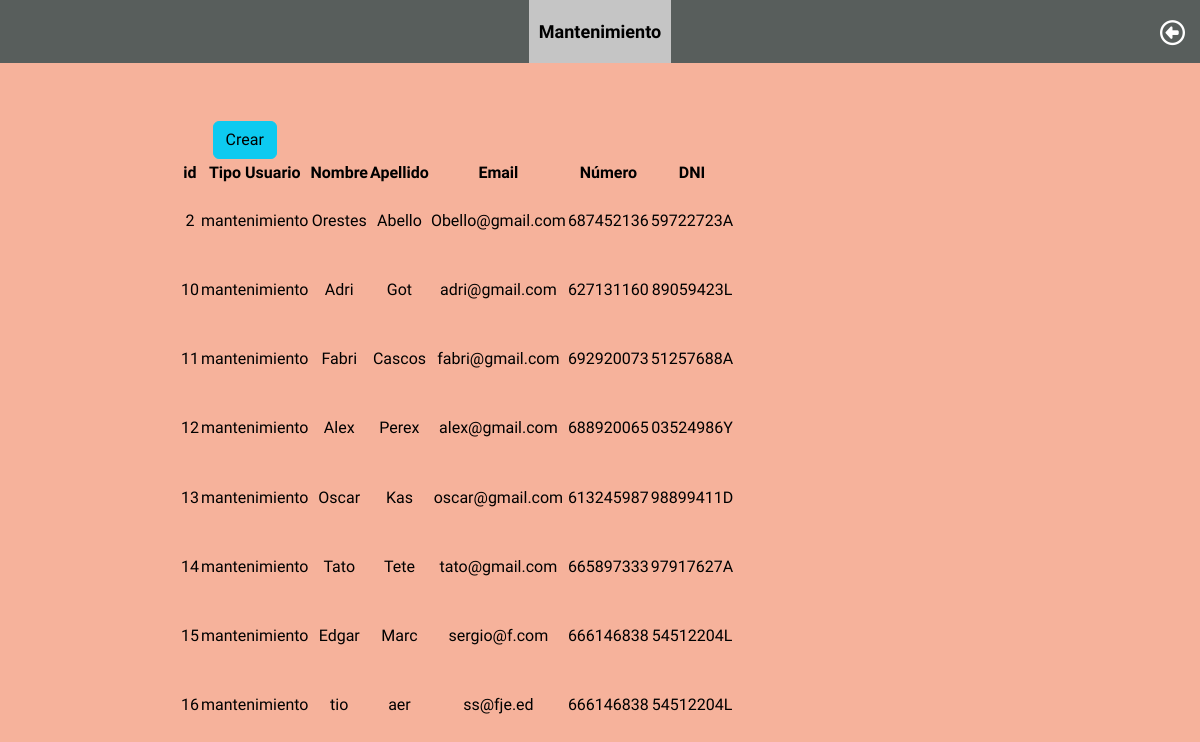
Screenshot of /view/mantenimiento.php (signed in) with the database file from the repository.
### tables this page shows
CREATE TABLE `tbl_usuarios` (
  `id` int(11) NOT NULL,
  `personal_usuario` enum('camarero','mantenimiento') NOT NULL,
  `nombre_usuario` varchar(20) NOT NULL,
  `apellido_usuario` varchar(30) NOT NULL,
  `email_usuario` varchar(30) NOT NULL,
  `password_usuario` varchar(300) NOT NULL,
  `telefono_usuario` char(9) NOT NULL,
  `dni_usuario` char(9) NOT NULL
);

### model/usuario.php (called while the page is built, shortened)
<?php
class Usuario {
     public static function getUsuariosMan(){
        include "conexion.php";
        $sql="SELECT * FROM tbl_usuarios where personal_usuario = 'mantenimiento'";
        $listaUsuarios = mysqli_query($conexion, $sql);
        return $listaUsuarios->fetch_all(MYSQLI_ASSOC);
    }
}

### view/mantenimiento.php (the view, shortened to what this page needs)
<!DOCTYPE html>
<html lang="en">
<head>
    <?php require_once './cabezera.html';
    include '../model/usuario.php';
    $listaUsuarios=Usuario::getUsuariosMan();
    ?>
</head>
<body>
    <div class="btn-group">
        <div class="nav-norm">
            <button type="button" value="activa" id="activa" class="btn btn-default">Mantenimiento</button>
        </div>
    </div>
    <a href="../" class="log nav-norm"><i class="fa-regular fa-circle-left"></i></a>
    <div class="background b-reserva">
        <div class="contenido tabla-res">
            <table style="text-align: center;" id="test">
                <thead>
                    <tr>
                        <th scope="col" colspan="2"><a href="formulario.php" ><button class="btn btn-info">Crear</button></a></th>
                    </tr>
                    <tr>
                        <th>id</th>
                        <th>Tipo Usuario</th>
                        <th>Nombre</th>
                        <th>Apellido</th>
                        <th>Email</th>
                        <th>Número</th>
                        <th>DNI</th>
                    </tr>
                </thead>
                <tbody id="tablaVer">
                <?php
                    foreach ($listaUsuarios as $registro){
                ?>
                <tr>
                        <td><?php echo"{$registro['id']}";?></td>
                        <td><?php echo"{$registro['personal_usuario']}";?></td>
                        <td><?php echo"{$registro['nombre_usuario']}";?></td>
                        <td><?php echo"{$registro['apellido_usuario']}";?></td>
                        <td><?php echo"{$registro['email_usuario']}";?></td>
                        <td><?php echo"{$registro['telefono_usuario']}";?></td>
                        <td><?php echo"{$registro['dni_usuario']}";?></td>
                </tr>
                <?php } ?>
                </tbody>
            </table>
        </div>
    </div>
</body>
</html>

### css/styles.css (style rules this page uses)
* { margin: 0; list-style: none; text-decoration: none; box-sizing: border-box; clear: both; font-family: 'Work Sans', sans-serif; }
body { overflow: hidden; }
.background { width: 100vw; height: 100vh; display: flex; align-items: center; justify-content: center; position: absolute; top: 0; background: rgba(244,159,130, .8); backdrop-filter: blur(2px); }
.background.b-reserva { padding: 10% 0 5% 0; }
.contenido { padding: 20px; border: 2px solid black; background-color: rgb(251, 251, 251); border-radius: 20px; color: black; max-width: 400px; }
.log { position: absolute; top: 0; right: 0; z-index: 5; margin: 15px; font-size: 25px; color: white; transition: all 0.3s; }
.contenido.tabla-res { padding: 0px; border: none; background-color: rgba(255, 255, 255, 0); border-radius: 0px; color: black; max-width: initial; width: 70%; height: 100%; overflow: auto; }
.contenido.tabla-res table { margin: 0; height: 100%; }
.btn-group { width: 100%; position: relative; z-index: 5; background-color: #585e5c; border-radius: 0; display: flex; align-items: center; text-align: center; height: fit-content; justify-content: center; }
.btn-group > * { width: 50%; display: flex; align-items: center; text-align: center; height: fit-content; justify-content: center; }
.btn-group > *:first-child button { width: fit-content; color: white; margin: 0; padding: 18px 10px; font-weight: bold; font-size: 18px; }
button.active { color: black !important; background-color: #c5c5c5 !important; border: none; border-radius: 0; }

### rows the page displays
tbl_usuarios: id "2", personal_usuario "mantenimiento", nombre_usuario "Orestes", apellido_usuario "Abello", email_usuario "Obello@gmail.com", telefono_usuario "687452136", dni_usuario "59722723A"
tbl_usuarios: id "10", personal_usuario "mantenimiento", nombre_usuario "Adri", apellido_usuario "Got", email_usuario "adri@gmail.com", telefono_usuario "627131160", dni_usuario "89059423L"
tbl_usuarios: id "11", personal_usuario "mantenimiento", nombre_usuario "Fabri", apellido_usuario "Cascos", email_usuario "fabri@gmail.com", telefono_usuario "692920073", dni_usuario "51257688A"
tbl_usuarios: id "12", personal_usuario "mantenimiento", nombre_usuario "Alex", apellido_usuario "Perex", email_usuario "alex@gmail.com", telefono_usuario "688920065", dni_usuario "03524986Y"
tbl_usuarios: id "13", personal_usuario "mantenimiento", nombre_usuario "Oscar", apellido_usuario "Kas", email_usuario "oscar@gmail.com", telefono_usuario "613245987", dni_usuario "98899411D"
tbl_usuarios: id "14", personal_usuario "mantenimiento", nombre_usuario "Tato", apellido_usuario "Tete", email_usuario "tato@gmail.com", telefono_usuario "665897333", dni_usuario "97917627A"
tbl_usuarios: id "15", personal_usuario "mantenimiento", nombre_usuario "Edgar", apellido_usuario "Marc", email_usuario "sergio@f.com", telefono_usuario "666146838", dni_usuario "54512204L"
tbl_usuarios: id "16", personal_usuario "mantenimiento", nombre_usuario "tio", apellido_usuario "aer", email_usuario "ss@fje.ed", telefono_usuario "666146838", dni_usuario "54512204L"
